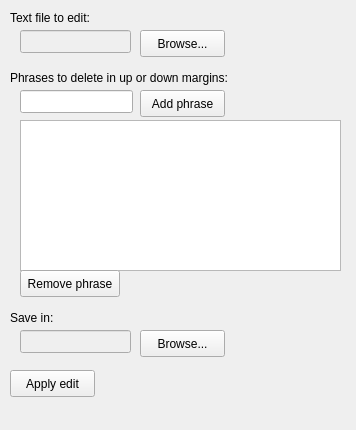
<?xml version="1.0" encoding="UTF-8"?>
<ui version="4.0">
 <class>MainWindow</class>
 <widget class="QMainWindow" name="MainWindow">
  <property name="geometry">
   <rect>
    <x>0</x>
    <y>0</y>
    <width>356</width>
    <height>430</height>
   </rect>
  </property>
  <property name="windowTitle">
   <string>Parse from TXT (extract from PDF) to TXT</string>
  </property>
  <property name="unifiedTitleAndToolBarOnMac">
   <bool>false</bool>
  </property>
  <widget class="QWidget" name="centralwidget">
   <widget class="QListWidget" name="lWPalabrasTabu">
    <property name="geometry">
     <rect>
      <x>20</x>
      <y>120</y>
      <width>321</width>
      <height>151</height>
     </rect>
    </property>
   </widget>
   <widget class="QLineEdit" name="lEPalabraTabu">
    <property name="geometry">
     <rect>
      <x>20</x>
      <y>90</y>
      <width>113</width>
      <height>23</height>
     </rect>
    </property>
   </widget>
   <widget class="QPushButton" name="pBtAnyadirTabu">
    <property name="geometry">
     <rect>
      <x>140</x>
      <y>90</y>
      <width>85</width>
      <height>27</height>
     </rect>
    </property>
    <property name="text">
     <string>Add phrase</string>
    </property>
   </widget>
   <widget class="QPushButton" name="pBtEliminarTabu">
    <property name="geometry">
     <rect>
      <x>20</x>
      <y>270</y>
      <width>100</width>
      <height>27</height>
     </rect>
    </property>
    <property name="text">
     <string>Remove phrase</string>
    </property>
   </widget>
   <widget class="QLineEdit" name="lEArchivoOrigen">
    <property name="enabled">
     <bool>false</bool>
    </property>
    <property name="geometry">
     <rect>
      <x>20</x>
      <y>30</y>
      <width>111</width>
      <height>23</height>
     </rect>
    </property>
   </widget>
   <widget class="QLabel" name="lbFrasesTabu">
    <property name="geometry">
     <rect>
      <x>10</x>
      <y>70</y>
      <width>251</width>
      <height>16</height>
     </rect>
    </property>
    <property name="text">
     <string>Phrases to delete in up or down margins:</string>
    </property>
   </widget>
   <widget class="QLabel" name="lbArchivoOrigen">
    <property name="geometry">
     <rect>
      <x>10</x>
      <y>10</y>
      <width>151</width>
      <height>16</height>
     </rect>
    </property>
    <property name="text">
     <string>Text file to edit:</string>
    </property>
   </widget>
   <widget class="QPushButton" name="pBtArchivoOrigen">
    <property name="geometry">
     <rect>
      <x>140</x>
      <y>30</y>
      <width>85</width>
      <height>27</height>
     </rect>
    </property>
    <property name="text">
     <string>Browse...</string>
    </property>
   </widget>
   <widget class="QPushButton" name="pBtArchivoGuardar">
    <property name="geometry">
     <rect>
      <x>140</x>
      <y>330</y>
      <width>85</width>
      <height>27</height>
     </rect>
    </property>
    <property name="text">
     <string>Browse...</string>
    </property>
   </widget>
   <widget class="QLineEdit" name="lEArchivoGuardar">
    <property name="enabled">
     <bool>false</bool>
    </property>
    <property name="geometry">
     <rect>
      <x>20</x>
      <y>330</y>
      <width>111</width>
      <height>23</height>
     </rect>
    </property>
   </widget>
   <widget class="QLabel" name="lbArchivoGuardar">
    <property name="geometry">
     <rect>
      <x>10</x>
      <y>310</y>
      <width>61</width>
      <height>16</height>
     </rect>
    </property>
    <property name="text">
     <string>Save in:</string>
    </property>
   </widget>
   <widget class="QPushButton" name="pBtTransformar">
    <property name="geometry">
     <rect>
      <x>10</x>
      <y>370</y>
      <width>85</width>
      <height>27</height>
     </rect>
    </property>
    <property name="text">
     <string>Apply edit</string>
    </property>
   </widget>
  </widget>
  <widget class="QMenuBar" name="menubar">
   <property name="geometry">
    <rect>
     <x>0</x>
     <y>0</y>
     <width>356</width>
     <height>23</height>
    </rect>
   </property>
  </widget>
 </widget>
 <tabstops>
  <tabstop>lEArchivoOrigen</tabstop>
  <tabstop>pBtArchivoOrigen</tabstop>
  <tabstop>lEPalabraTabu</tabstop>
  <tabstop>pBtAnyadirTabu</tabstop>
  <tabstop>lWPalabrasTabu</tabstop>
  <tabstop>pBtEliminarTabu</tabstop>
  <tabstop>lEArchivoGuardar</tabstop>
  <tabstop>pBtArchivoGuardar</tabstop>
  <tabstop>pBtTransformar</tabstop>
 </tabstops>
 <resources/>
 <connections/>
</ui>
